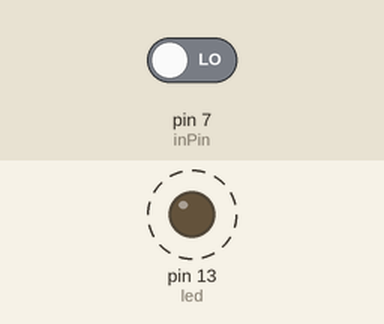
A sketch run on a simulated Arduino Uno, built with avr-gcc and run on an emulated ATmega328P. On the bench: output pins drawn as LEDs (lit = HIGH). Dashed ring = blinking. The test bench sets the inputs (shaded band); at power-on: pin 7 (inPin) LOW. What the sketch prints to the serial monitor is not drawn.

Above: at 0.05 s.
Timing chart, 0 to 3.0 s (numbered marks = the images above):
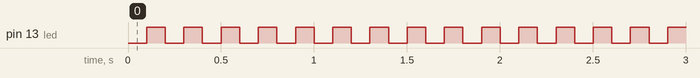

Measured:
- by itself, pin 13 (led): alternates HIGH for 0.10 s and LOW for 0.10 s

The sketch:

runArduino_EMGserver_digital.ino
```cpp
// variables for input pins and
int inPin = 7;

// variable to store the value
int value = 0;

// Pin 13 has an LED connected on most Arduino boards.
// give it a name:
int led = 13;

void setup() {
  // put your setup code here, to run once:
  // declaration of pin modes
  pinMode(inPin, INPUT);

  // initialize the digital pin as an output.
  pinMode(led, OUTPUT);

  // begin sending over serial port
  Serial.begin(9600);
}

void loop() {
  // put your main code here, to run repeatedly:
  digitalWrite(led, LOW);

  // read the value on analog input
  value = digitalRead(inPin);

  // print out value over the serial port
//   Serial.println(10000); //prefix
   Serial.println(value);
//   Serial.println(10010); //end signal

  // wait for a bit to not overload the port
  delay(100);

  digitalWrite(led, HIGH);
  delay(100);
}
```
